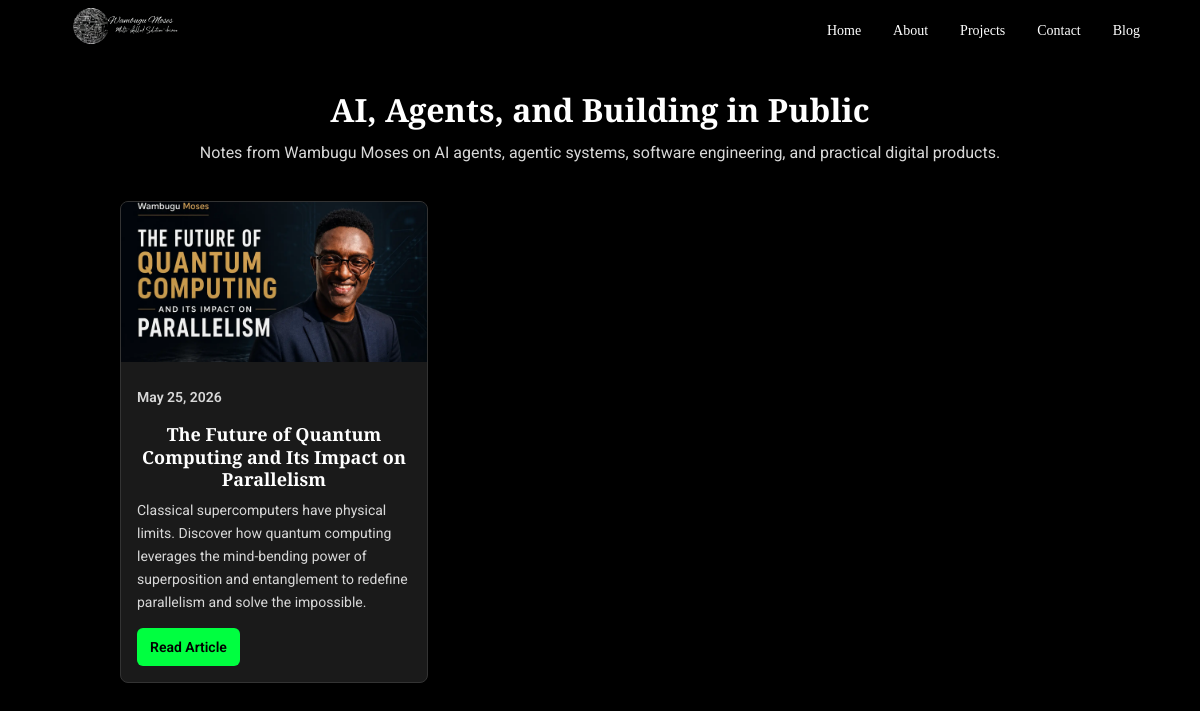
Screenshot of /blog/ with the database file from the repository.
### main/models.py (models this page shows, shortened)
class SiteProfile(models.Model):
    name = models.CharField(max_length=120, default="Wambugu Moses")
    headline = models.CharField(
        max_length=220,
        default="Software Engineer | Graphic Designer | Upcoming AI Engineer",
    )
    intro = models.TextField(
        default="Building tech solutions that inspire change. Advocate for sustainability & STEM mentoring."
    )
    about_title = models.CharField(max_length=120, default="Who I am.")
    about_text = models.TextField(
        default="I'm a versatile Software Developer, Graphic Designer, and aspiring AI Engineer. My journey blends creativity with technology, allowing me to design and build digital solutions that are functional and visually impactful."
    )
    github_url = models.URLField(blank=True, default="https://github.com/Polymathh")
    linkedin_url = models.URLField(blank=True, default="https://www.linkedin.com/in/wambugumoses/")
    tiktok_url = models.URLField(blank=True, default="https://www.tiktok.com/@wambugu_ai")
    instagram_url = models.URLField(blank=True)
    facebook_url = models.URLField(blank=True)
    whatsapp_url = models.URLField(blank=True, default="https://wa.me/+254704141329")
    phone = models.CharField(max_length=40, blank=True, default="+254704141329")
    email = models.EmailField(blank=True)
    updated_at = models.DateTimeField(auto_now=True)
    class Meta:
        verbose_name = "Site Profile"
        verbose_name_plural = "Site Profile"

class BlogPost(models.Model):
    STATUS_CHOICES = [
        ("draft", "Draft"),
        ("published", "Published"),
    ]
    title = models.CharField(max_length=180)
    slug = models.SlugField(max_length=200, unique=True, blank=True)
    excerpt = models.TextField(help_text="Short summary shown on the blog page.")
    content = models.TextField()
    cover_image = models.ImageField(upload_to="blog/", blank=True, null=True)
    status = models.CharField(max_length=20, choices=STATUS_CHOICES, default="draft")
    seo_title = models.CharField(max_length=180, blank=True)
    seo_description = models.TextField(blank=True)
    display_order = models.PositiveIntegerField(default=100, help_text="Lower numbers appear first.")
    published_at = models.DateTimeField(default=timezone.now)
    created_at = models.DateTimeField(auto_now_add=True)
    updated_at = models.DateTimeField(auto_now=True)
    class Meta:
        ordering = ["display_order", "-published_at"]
    def get_absolute_url(self):
        return reverse("blog_detail", kwargs={"slug": self.slug})

### main/views.py (the view)
# urls.py: path('blog/', views.blog_list, name='blog_list'),
def blog_list(request):
    posts = BlogPost.objects.filter(status="published")
    seo = get_seo_settings()
    return render(request, "blog_list.html", {
        "posts": posts,
        "profile": get_site_profile(),
        "seo": seo,
        "page_title": f"Blog | {seo.title}",
        "page_description": "Articles by Wambugu Moses on AI, AI agents, agentic systems, software engineering, and digital product building.",
    })

### main/views.py (called while the page is built)
def get_site_profile():
    return SiteProfile.objects.first() or SiteProfile()

def get_seo_settings():
    return SEOSettings.objects.first() or SEOSettings()

### main/templates/blog_list.html (shortened to what this page needs)
<!DOCTYPE html>
<html lang="en">
    <head>
        {% load static %}
        <link rel="stylesheet" href="{% static 'css/styles.css' %}">
    </head>
    <body>
        <nav>
            <div class="logo">
                <img src="{% static 'logo/wambugu.png' %}" alt="logo">
            </div>
            <ul id="nav-links">
                <li><a href="{% url 'home' %}#home">Home</a></li>
                <li><a href="{% url 'home' %}#about">About</a></li>
                <li><a href="{% url 'home' %}#projects">Projects</a></li>
                <li><a href="{% url 'home' %}#contact">Contact</a></li>
                <li><a href="{% url 'blog_list' %}">Blog</a></li>
            </ul>
         </nav>
        <main class="blog-page">
            <header class="blog-header">
                <h1>AI, Agents, and Building in Public</h1>
                <p>Notes from {{ profile.name }} on AI agents, agentic systems, software engineering, and practical digital products.</p>
            </header>
            <div class="blog-grid">
                {% for post in posts %}
                    <article class="blog-card">
                        {% if post.cover_image %}
                            <img src="{{ post.cover_image.url }}" alt="{{ post.title }}">
                        {% endif %}
                        <div>
                            <p class="blog-date">{{ post.published_at|date:"M d, Y" }}</p>
                            <h2>{{ post.title }}</h2>
                            <p>{{ post.excerpt }}</p>
                            <a href="{{ post.get_absolute_url }}" class="btn">Read Article</a>
                        </div>
                    </article>
                {% empty %}
                    <p>No blog posts published yet.</p>
                {% endfor %}
            </div>
        </main>
    </body>
</html>

### main/static/css/styles.css (style rules this page uses)
* { margin:0; padding: 0; box-sizing: border-box; }
body { background-color: #000; font-family: "Poppins"; line-height: 1.6; color: #fff; }
h2 { font-size: 36px; font-weight: 600; text-align: center; }
nav { width: 100%; height:60px; padding: 1rem 5%; display: flex; justify-content: space-between; align-items: center; background: #000; position: sticky; top: 0; z-index: 100; }
nav .logo img { height: 132px; }
nav ul { list-style: none; display: flex; gap: 2rem; }
nav ul li a { text-decoration: none; color: #fff; font-weight: 400; font-size: 14px; transition: 0.3s; }
.blog-preview, .blog-page, .article-page { padding: 3.5rem 10%; }
.blog-page, .article-page { font-family: "Roboto", "Open Sans", Arial, sans-serif; }
.blog-header { max-width: 900px; margin: -25px auto 36px; text-align: center; }
.blog-header h1, .article h1 { font-family: "Merriweather", Georgia, serif; font-size: 32px; line-height: 1.2; margin-bottom: 12px; }
.blog-header p { max-width: 120ch; margin: 0 auto; color: #d8d8d8; font-size: 16px; line-height: 1.5; }
.blog-grid { display: grid; grid-template-columns: repeat(3, minmax(0, 1fr)); gap: 18px; max-width: 980px; margin: 26px auto; }
.blog-card { background: #1a1a1a; border: 1px solid #333; border-radius: 8px; overflow: hidden; }
.blog-card img { width: 100%; height: 160px; object-fit: cover; }
.blog-card div { padding: 16px; }
.blog-card h2, .blog-card h3 { font-family: "Merriweather", Georgia, serif; font-size: 18px; line-height: 1.25; margin-bottom: 8px; }
.blog-card p { color: #d8d8d8; font-size: 14px; line-height: 1.65; margin-bottom: 14px; }
.blog-date { color: #00ff40; font-size: 13px; font-weight: 600; margin-bottom: 10px; }
.blog-card .btn, .blog-link { display: inline-block; background: #00ff40; color: #000; padding: 8px 13px; border-radius: 6px; text-decoration: none; font-weight: 600; font-size: 14px; }
#nav-links { display: flex; gap: 2rem; }

### rows the page displays
SiteProfile: name "Wambugu Moses"
BlogPost: cover_image (picture), published_at "May 25, 2026", title "The Future of Quantum Computing and Its Impact on Parallelism", excerpt "Classical supercomputers have physical limits. Discover how quantum computing leverages the mind-bending power of superposition and entanglement to redefine parallelism and solve the impossible."
